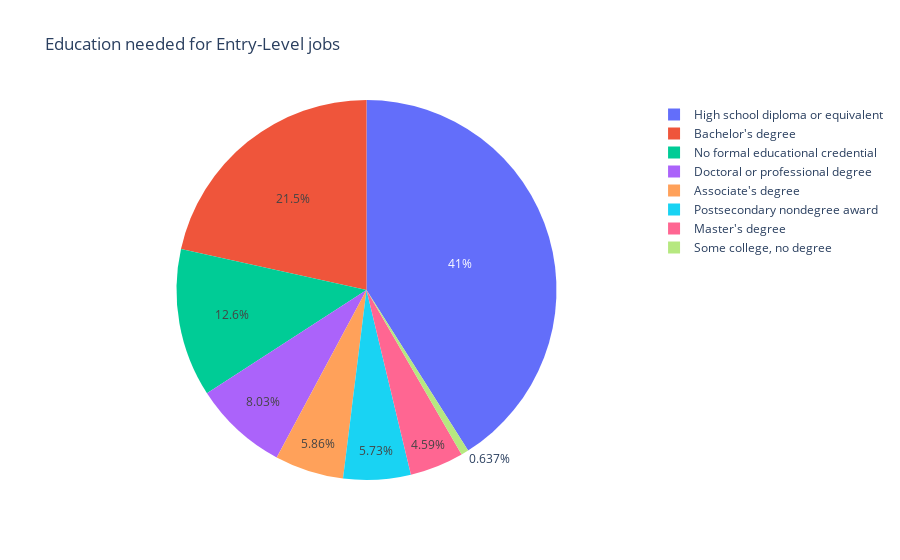

Notebook source saved alongside this figure:
### Code cell
# Plot the graph

fig = px.pie(education, values="mode", names="Typical Entry-Level Education", 
             title='Education needed for Entry-Level jobs')
fig.show()

### Figure 1 — Plotly figure (JSON) as saved in the notebook; plotly's stock layout.template omitted (floating-point values rounded to 4 significant figures)
{"data": [{"domain": {"x": [0, 1], "y": [0, 1]}, "hovertemplate": "Typical Entry-Level Education=%{label}<br>mode=%{value}<extra></extra>", "labels": ["Associate's degree", "Bachelor's degree", "Doctoral or professional degree", "High school diploma or equivalent", "Master's degree", "No formal educational credential", "Postsecondary nondegree award", "Some college, no degree"], "legendgroup": "", "name": "", "showlegend": true, "type": "pie", "values": [46, 169, 63, 322, 36, 99, 45, 5]}], "layout": {"legend": {"tracegroupgap": 0}, "title": {"text": "Education needed for Entry-Level jobs"}}}
